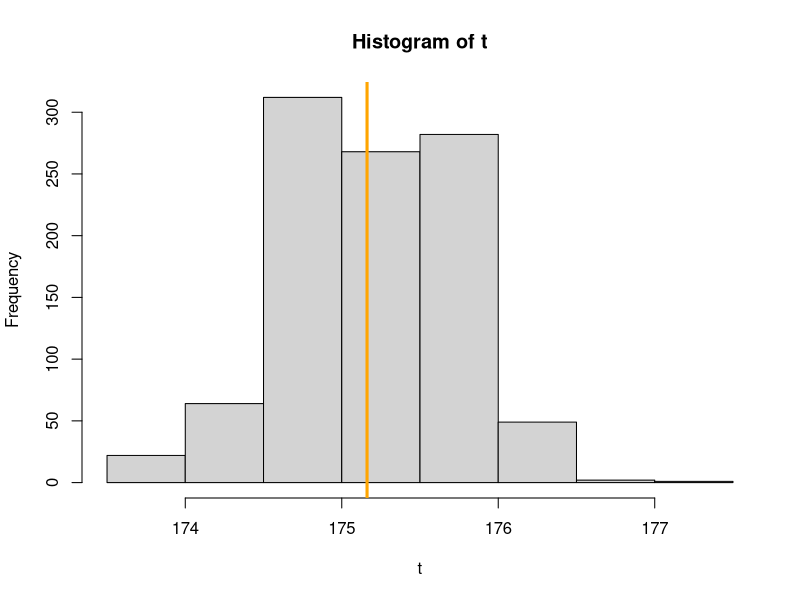
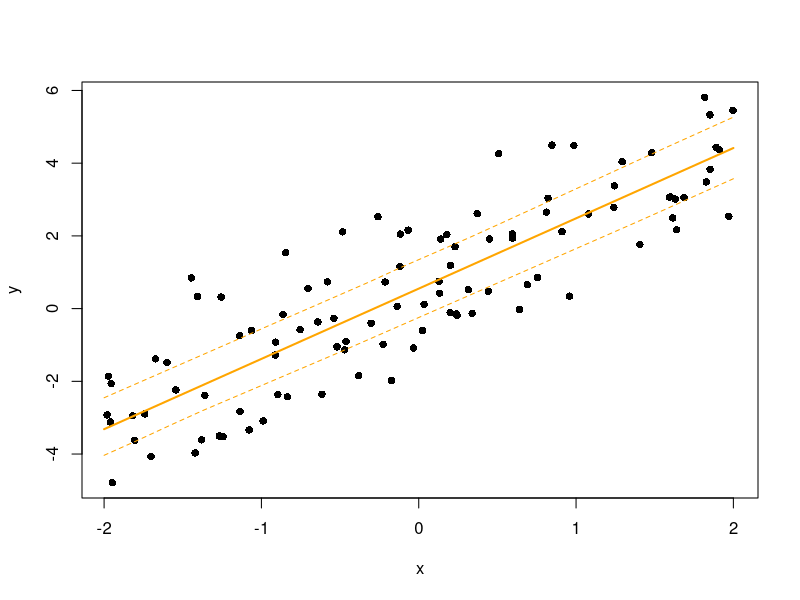

These charts were generated, in order, by the following R code:
## ---- chunk 1
knitr::opts_chunk$set(
  cache = FALSE, # if TRUE knitr will cache results to reuse in future knits
  fig.width = 5, # the width for plots created by code chunk
  fig.height = 3.5, # the height for plots created by code chunk
  fig.align = 'center', # how to align graphics. 'left', 'right', 'center'
  dpi = 300, 
  dev = 'png', # Makes each fig a png, and avoids plotting every data point
  # eval = FALSE, # if FALSE, then the R code chunks are not evaluated
  # results = 'asis', # knitr passes through results without reformatting
  echo = TRUE, # if FALSE knitr won't display code in chunk above it's results
  message = TRUE, # if FALSE knitr won't display messages generated by code
  strip.white = TRUE, # if FALSE knitr won't remove white spaces at beg or end of code chunk
  warning = FALSE, # if FALSE knitr won't display warning messages in the doc
  error = TRUE) # report errors
  # options(tinytex.verbose = TRUE)
## ---- chunk 2
set.seed(20151101)
height <- rnorm(100, 175, 6)
## ---- chunk 3
t0 <- median(height)
t <-
  sapply(1:1000, function(x)
    median(sample(
      x = height, size = 100,
      replace = TRUE
    )))
hist(t)
abline(v = t0, col = "orange", lwd = 3)
## ---- chunk 4
library(boot)
b1 <- boot(
  data = height,
  statistic = function(x, i)
    median(x[i]),
  R = 1000
)
boot.ci(b1)
## ---- chunk 5
x <- runif(100, -2, 2)
y <- rnorm(100, 1 + 2 * x, 1)
dat <- data.frame(x = x, y = y)
## ---- chunk 6
m <- lm(y ~ x)
## ---- chunk 7
foo <- function(out) {
  m <- lm(y ~ x, out)
  coef(m)
}
## ---- chunk 8
rgen <- function(dat, mle) {
  out <- dat
  out$y <- unlist(simulate(mle))
  return(out)
}
## ---- chunk 9
b2 <- boot(
  dat,
  foo,
  R = 1000,
  sim = "parametric",
  ran.gen = rgen,
  mle = m
)
## ---- chunk 10
boot.ci(b2, type = "perc", index = 1)
## ---- chunk 11
boot.ci(b2, type = "perc", index = 2)
## ---- chunk 12
library(lme4)
dat <- data.frame(x = runif(100, -2, 2), ind = gl(n = 10, k = 10))
dat$y <-
  1 + 2 * dat$x + rnorm(10, 0, 1.2)[dat$ind] + rnorm(100, 0, 0.5)
m <- lme4::lmer(y ~ x + (1 | ind), dat)
## ---- chunk 13
b_par <- bootMer(x = m, FUN = fixef, nsim = 200)
boot.ci(b_par, type = "perc", index = 1)
## ---- chunk 14
boot.ci(b_par, type = "perc", index = 2)
## ---- chunk 15
confint(
  m,
  parm = c(3, 4),
  method = "boot",
  nsim = 200,
  boot.type = "perc"
)
## ---- chunk 16
new_dat <- data.frame(x = seq(-2, 2, length = 20))
mm <- model.matrix(~ x, data = new_dat)
predFun <- function(.)
  mm %*% fixef(.)
bb <- bootMer(m, FUN = predFun, nsim = 200) #do this 200 times
## ---- chunk 17
bb_se <- apply(bb$t, 2, function(x)
  x[order(x)][c(5, 195)])
new_dat$LC <- bb_se[1,]
new_dat$UC <- bb_se[2,]
new_dat$pred <- predict(m, newdata = new_dat, re.form =  ~ 0)
## ---- chunk 18
plot(y ~ x, dat, pch = 16)
lines(pred ~ x, new_dat, lwd = 2, col = "orange")
lines(LC ~ x, new_dat, lty = 2, col = "orange")
lines(UC ~ x, new_dat, lty = 2, col = "orange")
## ---- chunk 19
library(pbkrtest)
?PBmodcomp
